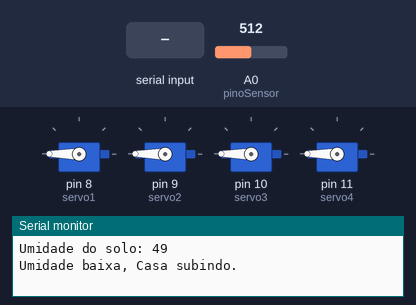
The sketch below on a simulated Arduino Uno, built with avr-gcc and run on an emulated ATmega328P. Parts: 4 × servo, the last lines printed to the serial monitor. The inputs (shaded band) are chosen by the test bench; at power-on: A0 (pinoSensor) = 512.

Above: at 2.2 s.
2.3 s: "p\n" received over Serial
14.5 s: A0 (pinoSensor) set to 630
25.5 s: A0 (pinoSensor) set to 663
At 35.8 s:
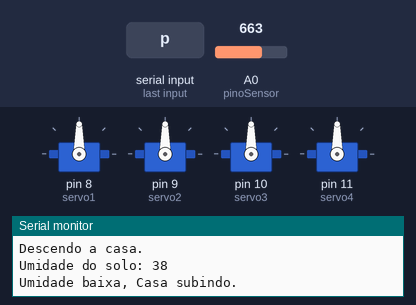
37.5 s: A0 (pinoSensor) set to 511
At 49.2 s:
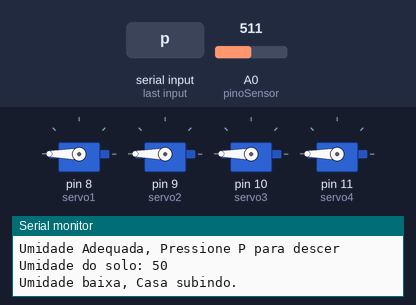
49.5 s: "s\n" received over Serial
At 60.1 s:
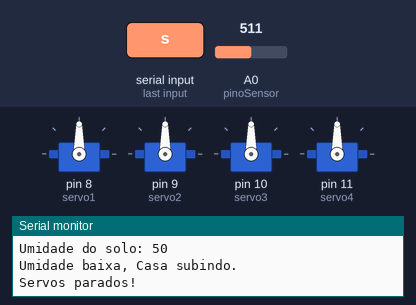
Timing chart, 0 to 61.6 s (numbered marks = the images above; inputs shaded):
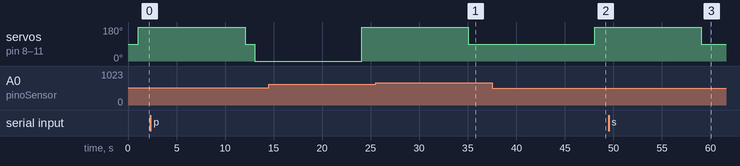

Measured:
- the behaviour switches between 644 and 645 on A0 (pinoSensor) (found by bisection; images 0 and 1)
- after the input at 25.5 s, servo on pin 8 (servo1), servo on pin 9 (servo2), servo on pin 10 (servo3), servo on pin 11 (servo4): goes on until 35.1 s, then stays 90°
- after the input at 37.5 s, servo on pin 8 (servo1), servo on pin 9 (servo2), servo on pin 10 (servo3), servo on pin 11 (servo4): 90° → 180° after 10.6 s
- after the input at 49.5 s, servo on pin 8 (servo1), servo on pin 9 (servo2), servo on pin 10 (servo3), servo on pin 11 (servo4): goes on until 59.1 s, then stays 90°

The sketch:

servo_sep11a.ino
```cpp
#include <Servo.h>

Servo servo1;
Servo servo2;
Servo servo3;
Servo servo4;

int umidadeSolo = 0;
const int pinoSensor = A0; // Define the pin for the humidity sensor
const int umidadeLimite = 37; // Define the humidity limit (adjust as needed)

bool servosParados = false; // State variable to control servos

void setup() {
    servo1.attach(8);
    servo2.attach(9);
    servo3.attach(10); // Adjust according to your setup
    servo4.attach(11); // Adjust according to your setup

    Serial.begin(9600);
    delay(1000);
    Serial.println("Sistema pronto. Envie 's' para parar os servos e 'p' para descer a casa.");
}

void loop() {
    // Check for commands via Serial
    if (Serial.available() > 0) {
        String comando = Serial.readStringUntil('\n'); // Read the command until newline
        if (comando.equalsIgnoreCase("s")) { // Check if the command is "stop"
            Serial.println("Servos parados!");
            pararServos(); // Stop servos
            servosParados = true; // Update state
            return; // Exit the loop
        } else if (comando.equalsIgnoreCase("p")) { // Check if the command is "p"
            Serial.println("Descendo a casa.");
            moverServos(0); // Move to 180 degrees
            return; // Exit the loop after moving
        }
    }

    if (servosParados) {
        return; // Skip the rest of the loop if servos are stopped
    }

    // Measure soil humidity
    umidadeSolo = analogRead(pinoSensor);
    umidadeSolo = map(umidadeSolo, 1023, 0, 0, 100);

    Serial.print("Umidade do solo: ");
    Serial.println(umidadeSolo);

    // Check if humidity is below the limit
    if (umidadeSolo < umidadeLimite) {
        // If humidity is low, move servos to the left
        Serial.println("Umidade Adequada, Pressione P para descer ");
        moverServos(90); // Move to 180 degrees
    } else {
        // If humidity is adequate, move servos to the right
        Serial.println("Umidade baixa, Casa subindo.");
        moverServos(180); // Move to 0 degrees
    }

    // Set servos to neutral position after movement
    servo1.write(90);
    servo2.write(90);
    servo3.write(90);
    servo4.write(90);
    delay(1000); // Wait 1 second before the next reading
}

void moverServos(int angulo) {
    // Move servos to the specified angle
    servo1.write(angulo);
    servo2.write(angulo);
    servo3.write(angulo);
    servo4.write(angulo);
    delay(11000); // Wait for 10 seconds
}
void pararServos() {
    // Stop all servos by setting them to neutral position
    servo1.write(90);
    servo2.write(90);
    servo3.write(90);
    servo4.write(90);
}
```
